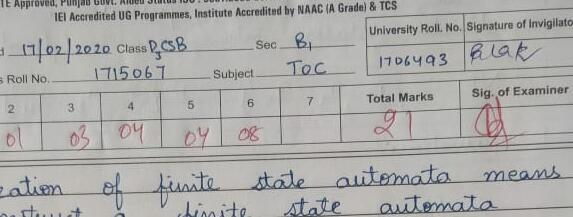
#> input picture test_crop.jpg, 573 x 217 px
$ python remove_red.py
#> lines starting #> are read from the running program, lines starting #| are printed output that depends on the picture; after the words box and inside, x2 and y2 are one past the last pixel; in counts of white or black regions, pixels touching at a corner belong together
import cv2
import numpy as np
import os

def partB():
    pic = cv2.imread('test_crop.jpg')
#> pic is the input picture: shape (217, 573, 3); mean B, G, R 169.4, 171.3, 171.9
    cat = cv2.cvtColor(pic, cv2.COLOR_BGR2HSV)
#> cat: shape (217, 573, 3); mean H, S, V 40.4, 7.8, 173.2
    LLR = ( 140, 17, 45)#RED HSV=(0,255,255)
    ULR = ( 180, 255, 255)
    maskR = cv2.inRange(cat, LLR, ULR)
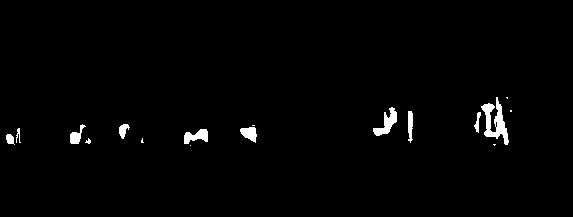
#> maskR: shape (217, 573); 1.5% white; 17 white regions (6 under 20 px)
    #cv2.imshow("red", maskR)
    contourR,h=cv2.findContours(maskR, cv2.RETR_LIST, cv2.CHAIN_APPROX_NONE)
#> contourR = 18 contours, 9 with area under 20; largest, box (x1, y1, x2, y2) and area: (481, 97, 509, 145) 476, (373, 107, 397, 136) 248, (184, 129, 208, 144) 190, (240, 127, 257, 143) 150, (70, 124, 86, 144) 115; h = 18 rows, first 6: [1, -1, -1, -1], [2, 0, -1, -1], [3, 1, -1, -1], [4, 2, -1, -1], [5, 3, -1, -1], [6, 4, -1, -1]
    print(h)
#> (printed output is left out)
    cv2.drawContours(pic, contourR, -1, (0, 255, 0), 1)
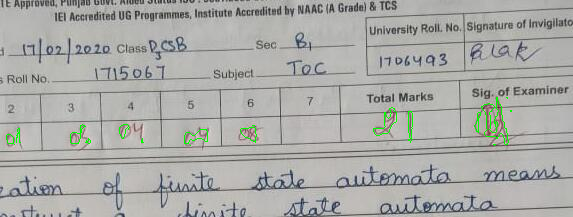
#> pic: shape (217, 573, 3); 0.57% of pixels changed, all inside (x1, y1, x2, y2) = (6, 97, 512, 146)
    cv2.imshow("window", pic)
    cv2.waitKey(0);
    #cat[:,:,2] = 0
    #cat[:,:,1] = 0
    cv2.imwrite('test_nored.jpeg', pic)

partB()

$ run again, with test_red.jpeg copied over test_crop.jpg
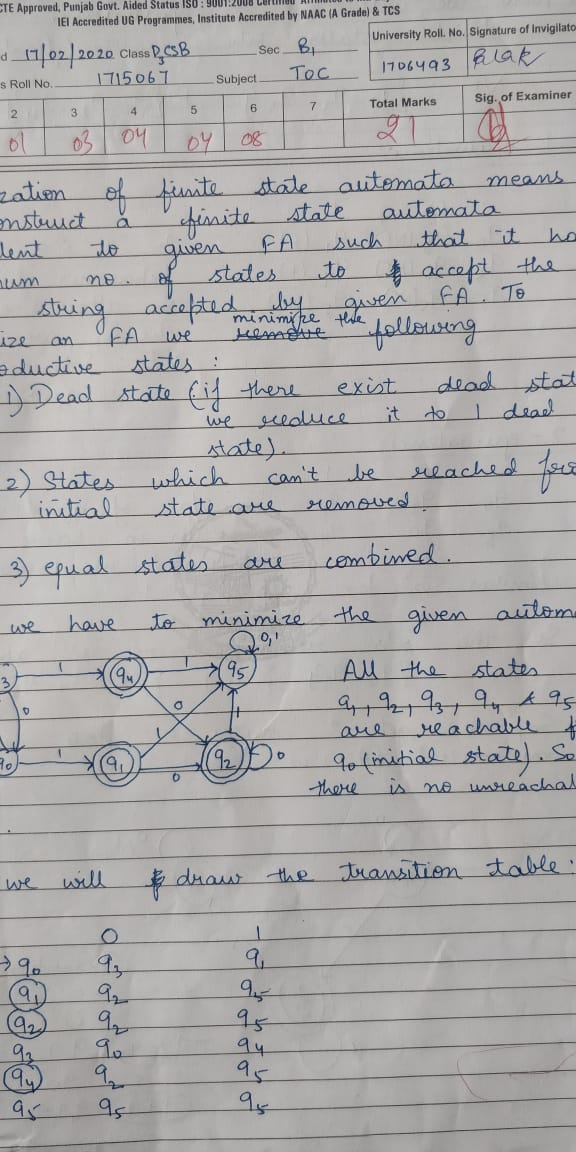
#> input picture test_red.jpeg, 576 x 1152 px
#> in partB, pic is the input picture: shape (1152, 576, 3); mean B, G, R 169.3, 169.8, 171.4
#> cat: shape (1152, 576, 3); mean H, S, V 37.8, 9.1, 173.1
#> in partB, `maskR = cv2.inRange(cat, LLR, ULR)`:
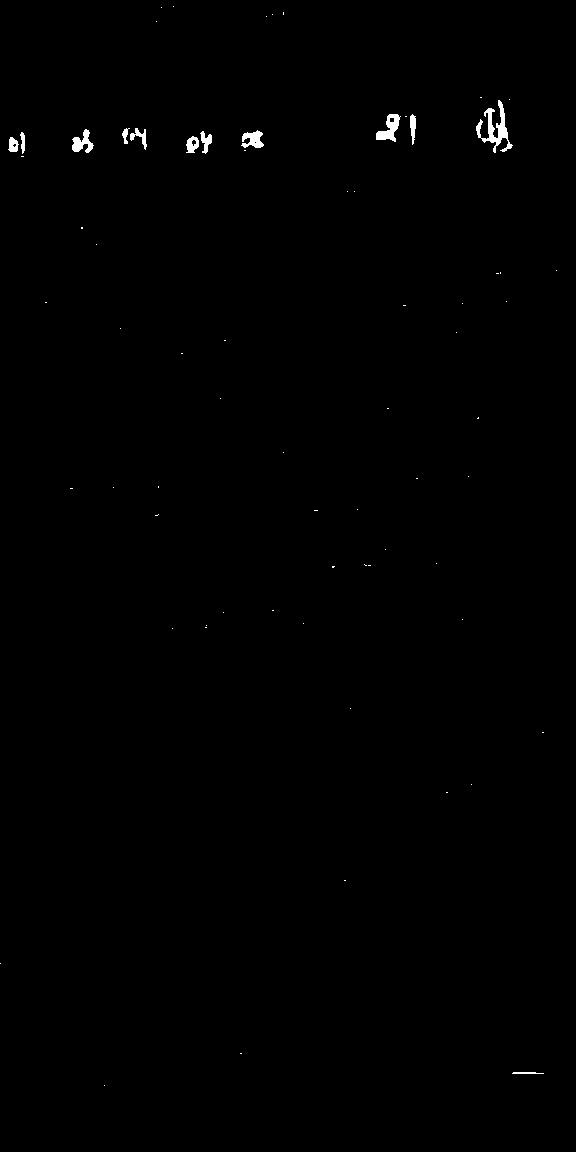
#> maskR: shape (1152, 576); 0.37% white; 70 white regions (58 under 20 px)
#> contourR = 74 contours, 60 with area under 20; largest, box (x1, y1, x2, y2) and area: (476, 100, 513, 153) 483, (376, 114, 401, 142) 313, (72, 129, 94, 153) 222, (241, 130, 264, 148) 217, (186, 136, 199, 153) 139; h = 74 rows, first 6: [1, -1, -1, -1], [2, 0, -1, -1], [3, 1, -1, -1], [4, 2, -1, -1], [5, 3, -1, -1], [6, 4, -1, -1]
#> (printed output is left out)
#> in partB, `cv2.drawContours(pic, contourR, -1, (0, 255, 0), 1)`:
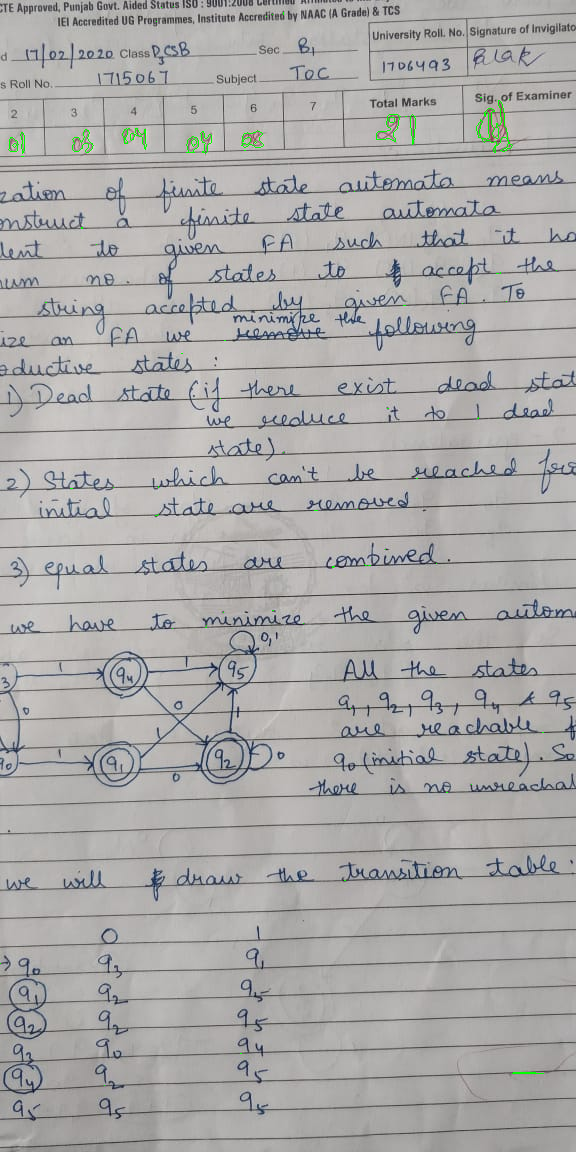
#> pic: shape (1152, 576, 3); 0.17% of pixels changed, all inside (x1, y1, x2, y2) = (0, 6, 557, 1086)
